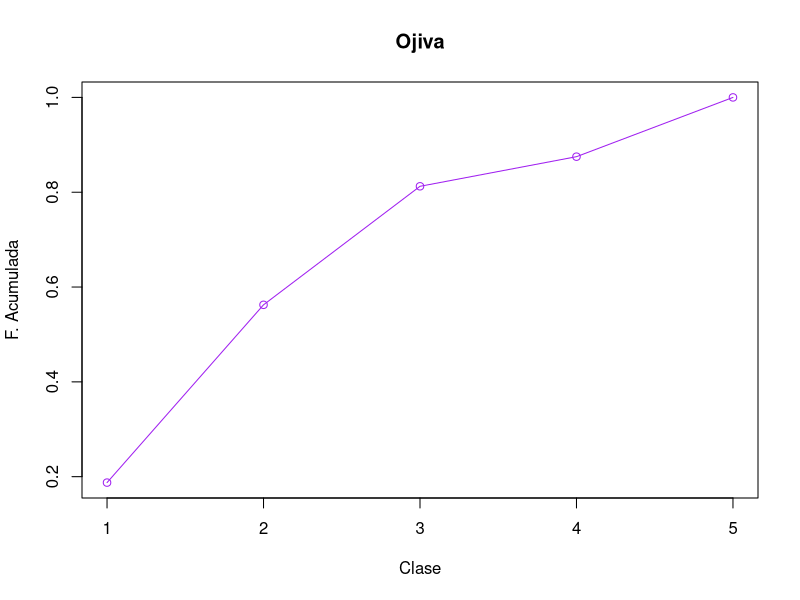

Write the R code that produced this figure.
# UNIVERSIDAD NACIONAL AUTÓNOMA DE MÉXICO
# Facultad de Economía
# Estadística 2020-2
# Profesor: Cesar Hernández
# Medidas de dispersión
# Ojivas en R: función plot()

head(mtcars)

frecuencias <- data.frame(table(cut(mtcars$mpg, breaks = 5)))

FreqRelAc <- cumsum(prop.table(frecuencias$Freq))

plot(FreqRelAc, type = "o",main = "Ojiva", xlab = "Clase", ylab = "F. Acumulada", col = "purple")
